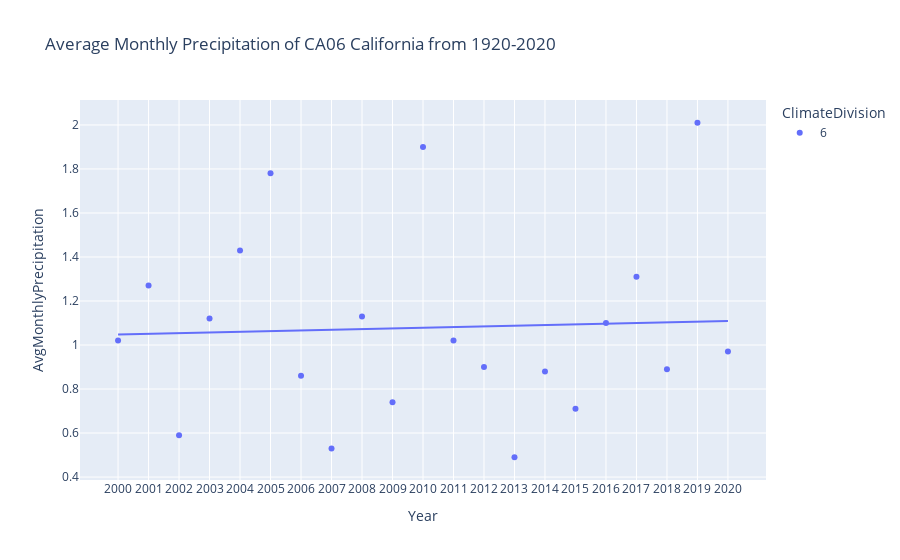

This figure's notebook cell:
### Code cell
divScatterPrecip(climatediv = '6').show()

### Figure 1 — Plotly figure (JSON) as saved in the notebook; plotly's stock layout.template omitted (floating-point values rounded to 4 significant figures)
{"data": [{"hovertemplate": "ClimateDivision=6<br>Year=%{x}<br>AvgMonthlyPrecipitation=%{y}<extra></extra>", "legendgroup": "6", "marker": {"color": "#636efa", "symbol": "circle"}, "mode": "markers", "name": "6", "orientation": "v", "showlegend": true, "type": "scatter", "x": ["2000", "2001", "2002", "2003", "2004", "2005", "2006", "2007", "2008", "2009", "2010", "2011", "2012", "2013", "2014", "2015", "2016", "2017", "2018", "2019", "2020"], "xaxis": "x", "y": [1.02, 1.27, 0.59, 1.12, 1.43, 1.78, 0.86, 0.53, 1.13, 0.74, 1.9, 1.02, 0.9, 0.49, 0.88, 0.71, 1.1, 1.31, 0.89, 2.01, 0.97], "yaxis": "y"}, {"hovertemplate": "<b>OLS trendline</b><br>AvgMonthlyPrecipitation = 0.00303896 * Year + -5.02974<br>R<sup>2</sup>=0.001996<br><br>ClimateDivision=6<br>Year=%{x}<br>AvgMonthlyPrecipitation=%{y} <b>(trend)</b><extra></extra>", "legendgroup": "6", "marker": {"color": "#636efa", "symbol": "circle"}, "mode": "lines", "name": "6", "showlegend": false, "type": "scatter", "x": ["2000", "2001", "2002", "2003", "2004", "2005", "2006", "2007", "2008", "2009", "2010", "2011", "2012", "2013", "2014", "2015", "2016", "2017", "2018", "2019", "2020"], "xaxis": "x", "y": [1.048, 1.051, 1.054, 1.057, 1.06, 1.063, 1.066, 1.069, 1.072, 1.076, 1.079, 1.082, 1.085, 1.088, 1.091, 1.094, 1.097, 1.1, 1.103, 1.106, 1.109], "yaxis": "y"}], "layout": {"legend": {"title": {"text": "ClimateDivision"}, "tracegroupgap": 0}, "title": {"text": "Average Monthly Precipitation of CA06 California from 1920-2020"}, "xaxis": {"anchor": "y", "domain": [0, 1], "title": {"text": "Year"}}, "yaxis": {"anchor": "x", "domain": [0, 1], "title": {"text": "AvgMonthlyPrecipitation"}}}}
